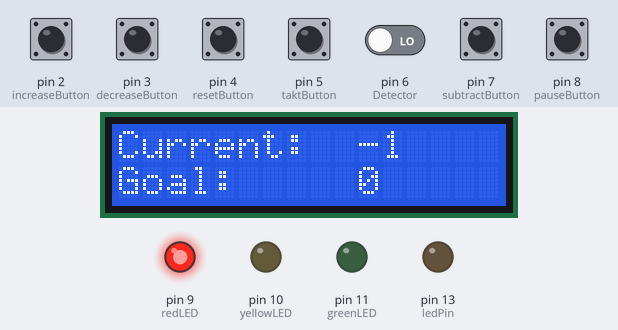
Bench run of a sketch on a simulated Arduino Nano, built with avr-gcc and run on an emulated ATmega328P. Parts: 16×2 character LCD, output pins drawn as LEDs (lit = HIGH). The test bench sets the inputs (shaded band); at power-on: pin 2 (increaseButton), pin 3 (decreaseButton), pin 4 (resetButton), pin 5 (taktButton), pin 6 (Detector), pin 7 (subtractButton), pin 8 (pauseButton) LOW. EEPROM starts erased; what the sketch prints to the serial monitor is not drawn.

Above: at 1.2 s.
1.3 s: pin 8 (pauseButton) pulled HIGH for 0.15 s
At 2.1 s:
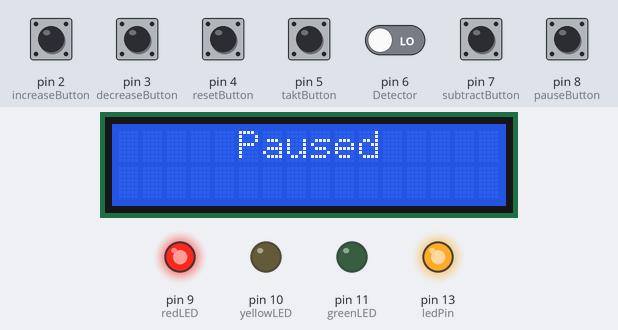
3.8 s: pin 5 (taktButton) pulled HIGH for 0.15 s
At 4.7 s:
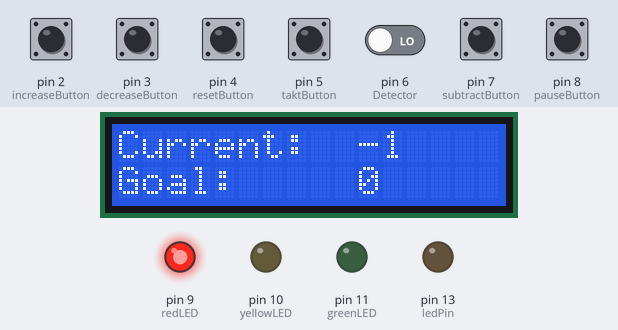
5.4 s: pin 6 (Detector) driven HIGH
At 5.8 s:
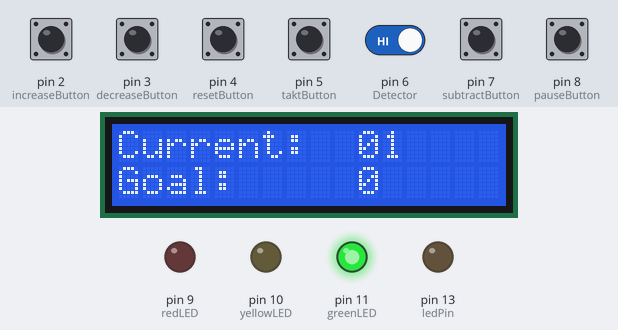
7.5 s: pin 4 (resetButton) pulled HIGH for 0.15 s
At 8.7 s:
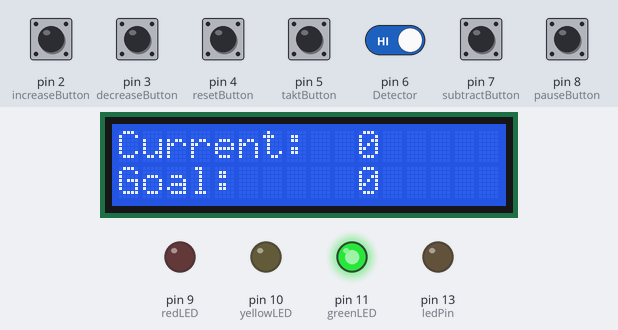
9.1 s: pin 7 (subtractButton) pulled HIGH for 0.15 s
At 9.11 s:
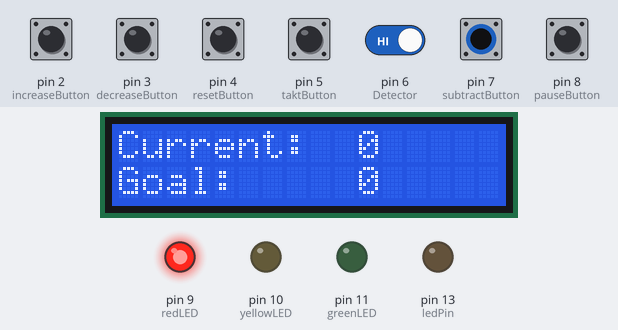
10.7 s: pin 7 (subtractButton) pulled HIGH for 1 s
At 12.6 s:
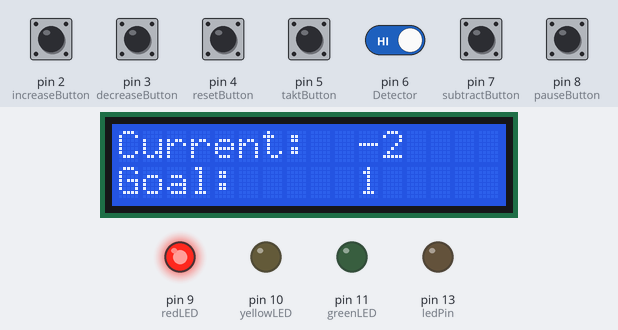
Timing chart, 0 to 14.1 s (numbered marks = the images above; inputs shaded):
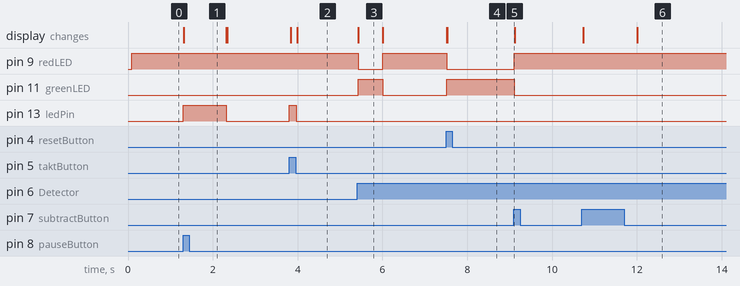

Measured:
- after the input at 1.3 s, pin 13 (ledPin): LOW → HIGH at once, → LOW 1.0 s later; the display: changes at once (image 1)
- after the input at 3.8 s, pin 13 (ledPin): LOW → HIGH at once, → LOW 0.16 s later; the display: first changes at once (image 2 shows a later state)
- after the input at 5.4 s, pin 9 (redLED): HIGH → LOW at once, → HIGH 0.58 s later; pin 11 (greenLED): LOW → HIGH at once, → LOW 0.58 s later; the display: changes at once (image 3)
- after the input at 7.5 s, pin 9 (redLED): HIGH → LOW at once; pin 11 (greenLED): LOW → HIGH at once; the display: first changes at once (image 4 shows a later state)
- after the input at 9.1 s, pin 9 (redLED): LOW → HIGH at once; pin 11 (greenLED): HIGH → LOW at once
- after the input at 10.7 s, the display: first changes at once (image 6 shows a later state)
- what the display in image 3 shows lasts 0.6 s, from 5.4 s to 6.0 s

The sketch:

ConveyorLaserInteruptMain.ino
```cpp
#include <LiquidCrystal_I2C.h>
#include <Wire.h>
#include <TimeLib.h>
#include <DS1307RTC.h>
#include <EEPROM.h>


LiquidCrystal_I2C lcd(0x27,16,2);  // set the LCD address to 0x3F for a 16 chars and 2 line display
float taktTime = 4.5; //Note this is in seconds
float temp = 0.1;

boolean last[5] = {0,0,0,0,0};
boolean lastSubtract[5] = {0,0,0,0,0};
boolean lastIncrease[5] = {0,0,0,0,0};
boolean lastDecrease[5] = {0,0,0,0,0};
boolean lastTakt[5] = {0,0,0,0,0};
boolean lastReset[5] = {0,0,0,0,0};

int offset = int(now());
int count = -1;

const int increaseButton = 2;
const int decreaseButton = 3;
const int resetButton = 4;
const int taktButton = 5;     // the number of the pushbutton pin
const int Detector = 6;
const int subtractButton = 7;
const int pauseButton = 8;
const int redLED = 9;
const int yellowLED = 10;
const int greenLED = 11;

int subtractButtonState = 0;         // variable for reading the pushbutton status
int increaseButtonState = 0;         // variable for reading the pushbutton status
int decreaseButtonState = 0;         // variable for reading the pushbutton status
int taktButtonState = 0;         // variable for reading the pushbutton status
int resetButtonState = 0;         // variable for reading the pushbutton status
int pauseButtonState = 0;         // variable for reading the pushbutton status

const int ledPin =  13;      // The LED light on the Nano. This is just for testing and troubleshooting

void setup() {
  EEPROM.get(0,temp);
  if (temp < 241 && temp >= 0) {
    EEPROM.get(0,taktTime);
  }

  Serial.begin(9600);

  // LCD stuff
  lcd.init();
  lcd.clear();
  lcd.backlight();      // Make sure backlight is on

  //Laser stuff
  pinMode(Detector, INPUT);

  //Buttons
  pinMode(ledPin, OUTPUT);
  pinMode(subtractButton, INPUT);
  pinMode(increaseButton, INPUT);
  pinMode(decreaseButton, INPUT);
  pinMode(taktButton, INPUT);
  pinMode(resetButton, INPUT);
  pinMode(pauseButton, INPUT);
  pinMode(redLED, OUTPUT);
  pinMode(yellowLED, OUTPUT);
  pinMode(greenLED, OUTPUT);
}

void loop() {
  Serial.println(EEPROM.read(0));
  if (last[0] == 0 && last[1] == 0 && last[2] == 0 && last[3] == 0 && last[4] == 0 && digitalRead(Detector) == 1) {
    count++;
  }
  for (int i = 0; i < 4; ++i) {
    last[i] = last[i+1];
  }
  last[4] = digitalRead(Detector);

  //buttons
  subtractButtonState = digitalRead(subtractButton);
  increaseButtonState = digitalRead(increaseButton);
  decreaseButtonState = digitalRead(decreaseButton);
  taktButtonState = digitalRead(taktButton);
  resetButtonState = digitalRead(resetButton);
  pauseButtonState = digitalRead(pauseButton);

  if (pauseButtonState == HIGH) {
    digitalWrite(ledPin, HIGH);
    Serial.println("Pause");
    lcd.clear();
    lcd.setCursor(5,0);
    lcd.print("Paused");
    while (pauseButtonState == HIGH) {
      delay(1000);
      pauseButtonState = digitalRead(pauseButton);
      offset = offset + 1;
    }
    lcd.clear();
  } else if (resetButtonState == HIGH && lastReset[0] == 0 && lastReset[1] == 0 && lastReset[2] == 0 && lastReset[3] == 0 && lastReset[4] == 0) {
    // turn LED on:
    digitalWrite(ledPin, HIGH);
    Serial.println("reset");
    offset = int(now());
    lcd.clear();
  } else if (taktButtonState == HIGH) {
    if (lastTakt[0] == 0 && lastTakt[1] == 0 && lastTakt[2] == 0 && lastTakt[3] == 0 && lastTakt[4] == 0) {
      lcd.clear();
    }
    digitalWrite(ledPin, HIGH);
    Serial.println("takt");
      if (increaseButtonState == HIGH && lastIncrease[0] == 0 && lastIncrease[1] == 0 && lastIncrease[2] == 0 && lastIncrease[3] == 0 && lastIncrease[4] == 0) {
        digitalWrite(ledPin, HIGH);
        Serial.println("increase");
        taktTime = taktTime + 0.1;
      } else if (decreaseButtonState == HIGH && lastDecrease[0] == 0 && lastDecrease[1] == 0 && lastDecrease[2] == 0 && lastDecrease[3] == 0 && lastDecrease[4] == 0) {
        digitalWrite(ledPin, HIGH);
        Serial.println("decrease");
        taktTime = taktTime - 0.1;
      }
    lcd.setCursor(0,0);   //Move cursor to character 2 on line 1
    lcd.print("Desired Takt (s)");
    lcd.setCursor(0,1);   //Move cursor to character 2 on line 1
    lcd.print(taktTime);
    EEPROM.put(0,taktTime); // saves the takt time so it isn't reset every time
  } else if (subtractButtonState == HIGH && lastSubtract[0] == 0 && lastSubtract[1] == 0 && lastSubtract[2] == 0 && lastSubtract[3] == 0 && lastSubtract[4] == 0) {
    digitalWrite(ledPin, HIGH);
    Serial.println("subtract");
    count = count - 1;
  } else {
    // turn LED off:
    digitalWrite(ledPin, LOW);
    Serial.println(0);
    if (lastTakt[0] == 1 && lastTakt[1] == 1 && lastTakt[2] == 1 && lastTakt[3] == 1 && lastTakt[4] == 1) {
      lcd.clear();
    }
    lcd.setCursor(0,0);   //Set cursor to character 2 on line 0
    lcd.print("Current:");
    lcd.setCursor(0,1);   //Move cursor to character 2 on line 1
    lcd.print("Goal:");
    lcd.setCursor(10,1);   //Move cursor to character 2 on line 1
    lcd.print(int((now()-offset)/taktTime));
    lcd.setCursor(10,0);   //Move cursor to character 2 on line 1
    lcd.print(count);
  }

  for (int i = 0; i < 4; ++i) {
    lastSubtract[i] = lastSubtract[i+1];
    lastIncrease[i] = lastIncrease[i+1];
    lastDecrease[i] = lastDecrease[i+1];
    lastTakt[i] = lastTakt[i+1];
    lastReset[i] = lastReset[i+1];
  }
  lastSubtract[4] = subtractButtonState;
  lastIncrease[4] = increaseButtonState;
  lastDecrease[4] = decreaseButtonState;
  lastTakt[4] = taktButtonState;
  lastReset[4] = resetButtonState;

  //LED calculations
  if (count >= int((now()-offset)/taktTime)) {
    digitalWrite(redLED, LOW);
    digitalWrite(yellowLED, LOW);
    digitalWrite(greenLED, HIGH);
  } else if (count < int((now()-offset)/taktTime*0.9)) {
    digitalWrite(redLED, HIGH);
    digitalWrite(yellowLED, LOW);
    digitalWrite(greenLED, LOW);
  } else {
    digitalWrite(redLED, LOW);
    digitalWrite(yellowLED, HIGH);
    digitalWrite(greenLED, LOW);
  }


}
```
